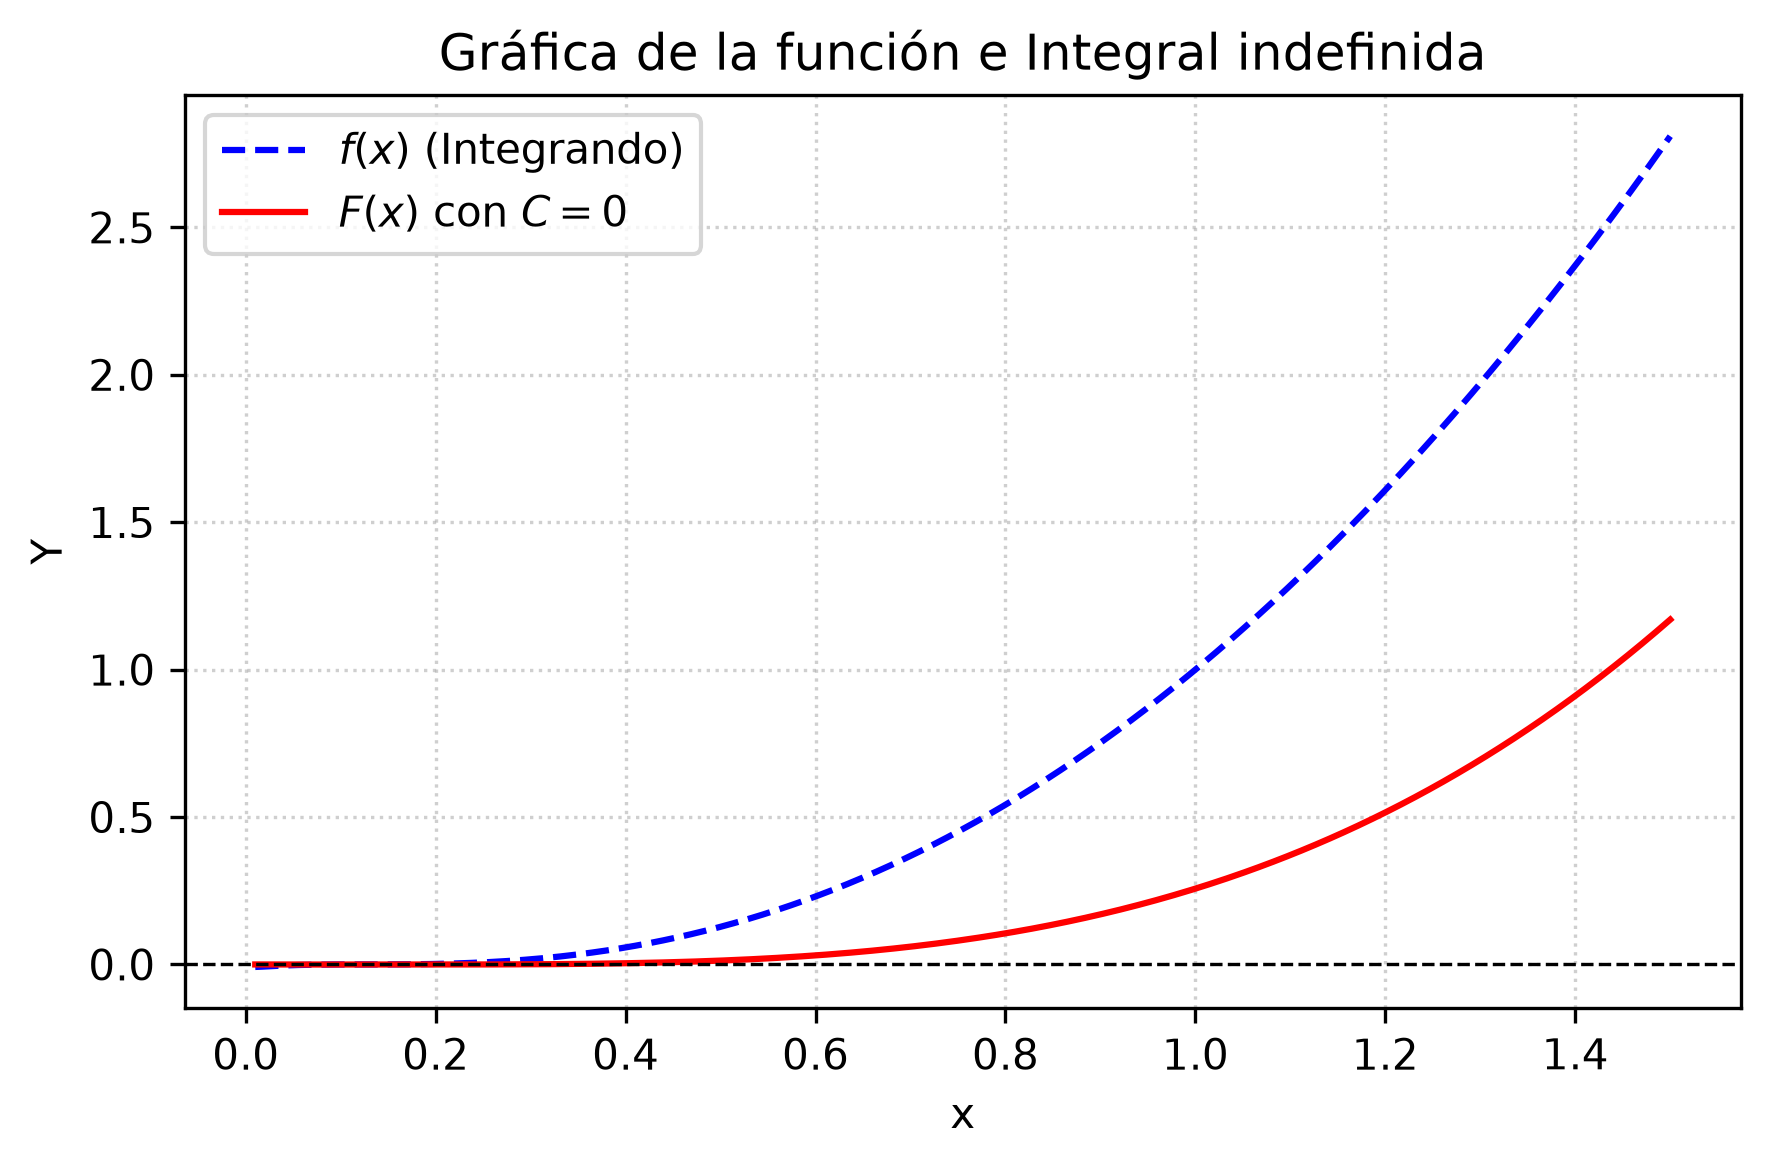

Python code for this plot:
import matplotlib
matplotlib.use('Agg')
import numpy as np
import matplotlib.pyplot as plt

# Generar valores para x
x = np.linspace(0.01, 1.5, 400)

# Función original y antiderivada con C = 0
# f(x) = x^(2/3) * (-1 + 2*x^(1/3))^3
f_x = (x**(2/3)) * (-1 + 2*(x**(1/3)))**3

# F(x) = -(3/5)x^(5/3) + 3x^2 - (36/7)x^(7/3) + 3x^(8/3)
F_x = - (3/5)*(x**(5/3)) + 3*(x**2) - (36/7)*(x**(7/3)) + 3*(x**(8/3))

plt.figure(figsize=(6, 4))
plt.plot(x, f_x, label=r'$f(x)$ (Integrando)', color='blue', linestyle='--')
plt.plot(x, F_x, label=r'$F(x)$ con $C=0$', color='red')

plt.title('Gráfica de la función e Integral indefinida')
plt.xlabel('x')
plt.ylabel('Y')
plt.axhline(0, color='black', linewidth=0.8, linestyle='--')
plt.grid(True, linestyle=':', alpha=0.6)
plt.legend(loc='upper left')
plt.tight_layout()

plt.savefig(r'semana_05/graficas/SEM05_P02_grafica.png', dpi=300, bbox_inches='tight')
plt.close()
